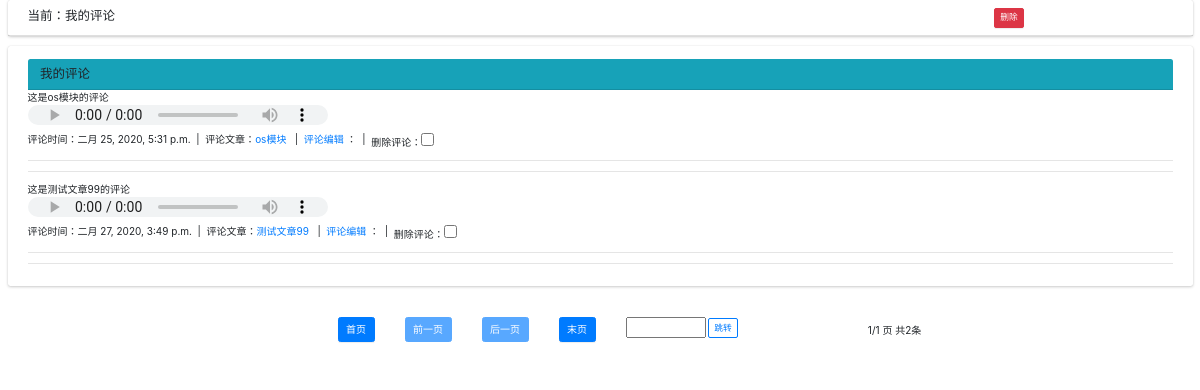
Screenshot of /myComment/ (signed in) with the database file from the repository.
### app01/models.py (models this page shows)
class Comment(models.Model):
    cmText = models.TextField()
    cmAudio = models.CharField(max_length=255)
    cmTime = models.DateTimeField(auto_now=True)
    cm_article = models.ForeignKey(Article, on_delete=models.CASCADE)
    cm_user = models.ForeignKey(User, on_delete=models.CASCADE)
    support = models.IntegerField(default=0)
    status = models.IntegerField(default=1)

### app01/views.py (the view, shortened to what this page needs)
# urls.py: path('myComment/', views.myCommentView.as_view()),
class myCommentView(APIView):
    @method_decorator(check_login)
    def dispatch(self, request, *args, **kwargs):
        return super().dispatch(request, *args, **kwargs)
    def get(self, request, *args, **kwargs):
        user_id = request.session.get("user_id")
        print(user_id)
        comments = Comment.objects.filter(cm_user_id=user_id, status=1).values("id",
                                                                               "cmText",
                                                                               "cmAudio",
                                                                               "cmTime",
                                                                               "cm_article__postTitle",
                                                                               "cm_article__id",
                                                                               "cm_user__userName",
                                                                               "cmAudio",
                                                                               "support")
        current_page = request.GET.get('page')
        paginator = Paginator(comments, 10)
        try:
            post = paginator.page(current_page)
        except PageNotAnInteger or EmptyPage as e:
            print(e)
            post = paginator.page(1)
        print(comments)
        return render(request, "myComment.html", {"post": post})

### app01/views.py (called while the page is built)
def check_login(func):
    def wrapper(request, *args, **kwargs):
        user = request.session.get("username")
        print(user)
        if not user:
            return redirect("/login/")
        return func(request, *args, **kwargs)
    return wrapper

### templates/myComment.html (shortened to what this page needs)
<!DOCTYPE html>
<html style="height: auto;">
<head>
    <link rel="stylesheet" href="/static/css/default/bootstrap/bootstrap.css">
    <link rel="stylesheet" href="/static/comp/fontawesome/css/font-awesome.min.css">
    <link rel="stylesheet" href="/static/comp/ionicons/css/ionicons.min.css">
    <link rel="stylesheet" href="/static/comp/adminlte/css/adminlte.css">
    <link rel="stylesheet" href="/static/css/default/mask.css"/>
</head>
<body style="height: auto;">
<div class="container-fluid" id="COM_LIST_DIV_ID">
    <div class="row">
        <div class="col-12">
            <div class="card">
                <div class="card-header" style="width:100%">
                    <h3 class="card-title col-md-3">当前：<span id="LABLE_FATHER_ORG_NAME">我的评论</span></h3>
                    <div class="col-md-2 col-md-offset-7" id="comAddAndDeleteDiv">
                        <button class="btn  btn-danger btn-sm" type="button" onclick="DELETE_COM()">删除</button>
                    </div>
                </div>
            </div>
        </div>
    </div>
    <div class="row">
        <div class="col-12">
            <div class="card">
                <div class="card-body">
                    <div id="example3_wrapper" class="dataTables_wrapper container-fluid dt-bootstrap4">
                        <div class="card-header" style="background-color:#17a2b8"><h3 class="card-title">我的评论</h3></div>
                        {% for comment in post.object_list %}
                        <div class="row">
                            <div class="form-inline col-sm-12"><span>这是{{comment.cm_article__postTitle}}的评论</span></div>
                            <div class="col-sm-12">
                                <audio src="{{ comment.cmAudio }}" controls="controls"
                                       style="height:20px"></audio>
                            </div>
                            <div class="col-sm-12">
                                <div>
                                    <table>
                                        <tbody>
                                        <tr>
                                            <td>评论时间：{{ comment.cmTime }}&nbsp;&nbsp;|&nbsp;&nbsp;</td>
                                            <td>评论文章：<a href=""
                                                        onclick="post_detailed('{{comment.cm_article__id}}'); return false;">{{ comment.cm_article__postTitle }}</a>
                                                &nbsp;&nbsp;|&nbsp;&nbsp;
                                            </td>
                                            <td><a href=""
                                                   onclick="EDIT_COM({{ comment.id }}); return false;">评论编辑</a>
                                                ：&nbsp;&nbsp;|&nbsp;&nbsp;
                                            </td>
                                            <td>删除评论：<input name="DELETE_CHECK_NAME" type="checkbox"
                                                            value="{{ comment.id }}"></td>
                                        </tr>
                                        </tbody>
                                    </table>
                                </div>
                            </div>
                        </div>
                        <hr>
                        <hr>
                        {% endfor %}
                    </div>
                </div>
            </div>
        </div>
    </div>
                            <div class="row">
                            <div class="col-sm-12 col-md-9 col-md-offset-3">
                                <div class="dataTables_paginate paging_simple_numbers">
                                    <ul class="pagination" id="PAGE_ID">
                                        <li style="margin-left: 30px">
                                            <button class="btn btn-primary" type="button"
                                                    onclick="JumpPage(1)">首页
                                            </button>
                                        </li>
                                        <li style="margin-left: 30px">
                                            {% if post.has_previous %}
                                            <button class="btn btn-primary" type="button"
                                                    onclick="JumpPage({{ post.previous_page_number }})">前一页
                                            </button>
                                                {% else %}
                                           <button class="btn btn-primary" type="button"
                                                    disabled="disabled">前一页
                                            </button>
                                            {% endif %}
                                        </li>
                                        <li style="margin-left: 30px">
                                            {% if post.has_next %}
                                            <button class="btn btn-primary" type="button"
                                                    onclick="JumpPage({{ post.next_page_number }})">后一页
                                            </button>
                                                {% else %}
                                           <button class="btn btn-primary" type="button"
                                                    disabled="disabled">后一页
                                            </button>
                                            {% endif %}
                                        </li>
                                        <li style="margin-left: 30px">
                                            <button class="btn btn-primary" type="button"
                                                    onclick="JumpPage({{ post.paginator.num_pages }})">末页
                                            </button>
                                        </li>
                                        <li style="margin-left: 30px"><input id="JUMP_INPUT_ID" type="text"
                                                                             style="display:inline;width:80px" size="6">
                                            <button class="btn btn-sm btn-outline-primary"
                                                    onclick="GOTO_POST_PAGE({{ post.paginator.num_pages }});return false;">跳转
                                            </button>
                                        </li>
                                        <li style="margin-left: 30px">
                                            <div class="dataTables_info" style="margin-top: 6px;margin-left: 100px">
                                                <span>{{post.number}}/{{post.paginator.num_pages}} 页</span> <span>共{{ post.paginator.count }}条</span></div>
                                        </li>
                                    </ul>
                                </div>
                            </div>
                        </div>
</div>
</body>
</html>

### rows the page displays
Comment: cm_article__postTitle "os模块", cmTime "二月 25, 2020, 5:31 p.m."
Comment: cm_article__postTitle "测试文章99", cmTime "二月 27, 2020, 3:49 p.m."

### other values shown
{{ post.number }} "1"
{{ post.paginator.num_pages }} "1"
{{ post.paginator.count }} "2"
